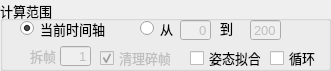
      <widget class="QGroupBox" name="keyRange_groupBox">
       <property name="geometry">
        <rect>
         <x>0</x>
         <y>70</y>
         <width>331</width>
         <height>71</height>
        </rect>
       </property>
       <property name="font">
        <font>
         <pointsize>10</pointsize>
         <weight>50</weight>
         <bold>false</bold>
         <stylestrategy>PreferDefault</stylestrategy>
         <kerning>true</kerning>
        </font>
       </property>
       <property name="title">
        <string>计算范围</string>
       </property>
       <widget class="QRadioButton" name="springActive_radioButton">
        <property name="geometry">
         <rect>
          <x>20</x>
          <y>20</y>
          <width>91</width>
          <height>17</height>
         </rect>
        </property>
        <property name="font">
         <font>
          <pointsize>10</pointsize>
          <weight>50</weight>
          <bold>false</bold>
          <stylestrategy>PreferDefault</stylestrategy>
          <kerning>true</kerning>
         </font>
        </property>
        <property name="toolTip">
         <string>当前时间轴显示范围</string>
        </property>
        <property name="text">
         <string>当前时间轴</string>
        </property>
        <property name="checked">
         <bool>true</bool>
        </property>
       </widget>
       <widget class="QRadioButton" name="springFrom_radioButton">
        <property name="geometry">
         <rect>
          <x>140</x>
          <y>20</y>
          <width>41</width>
          <height>17</height>
         </rect>
        </property>
        <property name="font">
         <font>
          <pointsize>10</pointsize>
          <weight>50</weight>
          <bold>false</bold>
          <stylestrategy>PreferDefault</stylestrategy>
          <kerning>true</kerning>
         </font>
        </property>
        <property name="text">
         <string>从</string>
        </property>
       </widget>
       <widget class="QLineEdit" name="springFrom_lineEdit">
        <property name="enabled">
         <bool>false</bool>
        </property>
        <property name="geometry">
         <rect>
          <x>180</x>
          <y>20</y>
          <width>31</width>
          <height>20</height>
         </rect>
        </property>
        <property name="font">
         <font>
          <pointsize>10</pointsize>
          <weight>50</weight>
          <bold>false</bold>
          <stylestrategy>PreferDefault</stylestrategy>
          <kerning>true</kerning>
         </font>
        </property>
        <property name="text">
         <string>0</string>
        </property>
        <property name="alignment">
         <set>Qt::AlignRight|Qt::AlignTrailing|Qt::AlignVCenter</set>
        </property>
       </widget>
       <widget class="QLabel" name="label_20">
        <property name="geometry">
         <rect>
          <x>220</x>
          <y>20</y>
          <width>16</width>
          <height>16</height>
         </rect>
        </property>
        <property name="font">
         <font>
          <pointsize>10</pointsize>
          <weight>50</weight>
          <bold>false</bold>
          <stylestrategy>PreferDefault</stylestrategy>
          <kerning>true</kerning>
         </font>
        </property>
        <property name="text">
         <string>到</string>
        </property>
       </widget>
       <widget class="QLineEdit" name="springEnd_lineEdit">
        <property name="enabled">
         <bool>false</bool>
        </property>
        <property name="geometry">
         <rect>
          <x>250</x>
          <y>20</y>
          <width>31</width>
          <height>20</height>
         </rect>
        </property>
        <property name="font">
         <font>
          <pointsize>10</pointsize>
          <weight>50</weight>
          <bold>false</bold>
          <stylestrategy>PreferDefault</stylestrategy>
          <kerning>true</kerning>
         </font>
        </property>
        <property name="text">
         <string>200</string>
        </property>
        <property name="alignment">
         <set>Qt::AlignRight|Qt::AlignTrailing|Qt::AlignVCenter</set>
        </property>
       </widget>
       <widget class="QLabel" name="label_23">
        <property name="enabled">
         <bool>false</bool>
        </property>
        <property name="geometry">
         <rect>
          <x>30</x>
          <y>48</y>
          <width>61</width>
          <height>16</height>
         </rect>
        </property>
        <property name="font">
         <font>
          <pointsize>10</pointsize>
          <weight>50</weight>
          <bold>false</bold>
          <stylestrategy>PreferDefault</stylestrategy>
          <kerning>true</kerning>
         </font>
        </property>
        <property name="toolTip">
         <string>&lt;html&gt;&lt;head/&gt;&lt;body&gt;&lt;p&gt;将一帧拆分成若干碎帧来进行细分计算，以捕捉非常快速移动的碰撞体&lt;/p&gt;&lt;p&gt;相应的会成倍增加计算时间，但能获得更精细的效果&lt;/p&gt;&lt;p&gt;默认为1，如设为5，则会以1/5帧为步进来计算&lt;/p&gt;&lt;/body&gt;&lt;/html&gt;</string>
        </property>
        <property name="text">
         <string>拆帧</string>
        </property>
       </widget>
       <widget class="QLineEdit" name="springSubDiv_lineEdit">
        <property name="enabled">
         <bool>false</bool>
        </property>
        <property name="geometry">
         <rect>
          <x>60</x>
          <y>46</y>
          <width>31</width>
          <height>20</height>
         </rect>
        </property>
        <property name="font">
         <font>
          <pointsize>10</pointsize>
          <weight>50</weight>
          <bold>false</bold>
          <stylestrategy>PreferDefault</stylestrategy>
          <kerning>true</kerning>
         </font>
        </property>
        <property name="text">
         <string>1</string>
        </property>
        <property name="alignment">
         <set>Qt::AlignRight|Qt::AlignTrailing|Qt::AlignVCenter</set>
        </property>
       </widget>
       <widget class="QCheckBox" name="springLoop_checkBox">
        <property name="geometry">
         <rect>
          <x>270</x>
          <y>50</y>
          <width>51</width>
          <height>16</height>
         </rect>
        </property>
        <property name="font">
         <font>
          <pointsize>10</pointsize>
          <weight>50</weight>
          <bold>false</bold>
          <stylestrategy>PreferDefault</stylestrategy>
          <kerning>true</kerning>
         </font>
        </property>
        <property name="toolTip">
         <string>&lt;html&gt;&lt;head/&gt;&lt;body&gt;&lt;p&gt;是否循环计算，以对齐首尾帧&lt;/p&gt;&lt;/body&gt;&lt;/html&gt;</string>
        </property>
        <property name="text">
         <string>循环</string>
        </property>
        <property name="checked">
         <bool>false</bool>
        </property>
       </widget>
       <widget class="QCheckBox" name="springClearSubFrame_checkBox">
        <property name="enabled">
         <bool>false</bool>
        </property>
        <property name="geometry">
         <rect>
          <x>100</x>
          <y>50</y>
          <width>71</width>
          <height>16</height>
         </rect>
        </property>
        <property name="font">
         <font>
          <pointsize>10</pointsize>
          <weight>50</weight>
          <bold>false</bold>
          <stylestrategy>PreferDefault</stylestrategy>
          <kerning>true</kerning>
         </font>
        </property>
        <property name="toolTip">
         <string>&lt;html&gt;&lt;head/&gt;&lt;body&gt;&lt;p&gt;在计算完成后清理不在整数上的细碎关键帧&lt;/p&gt;&lt;/body&gt;&lt;/html&gt;</string>
        </property>
        <property name="text">
         <string>清理碎帧</string>
        </property>
        <property name="checked">
         <bool>true</bool>
        </property>
       </widget>
       <widget class="QCheckBox" name="springPoseMatch_checkBox">
        <property name="enabled">
         <bool>true</bool>
        </property>
        <property name="geometry">
         <rect>
          <x>190</x>
          <y>50</y>
          <width>71</width>
          <height>16</height>
         </rect>
        </property>
        <property name="font">
         <font>
          <pointsize>10</pointsize>
          <weight>50</weight>
          <bold>false</bold>
          <stylestrategy>PreferDefault</stylestrategy>
          <kerning>true</kerning>
         </font>
        </property>
        <property name="toolTip">
         <string>&lt;html&gt;&lt;head/&gt;&lt;body&gt;&lt;p&gt;使计算结果尽量贴合已有的骨骼关键帧&lt;/p&gt;&lt;/body&gt;&lt;/html&gt;</string>
        </property>
        <property name="text">
         <string>姿态拟合</string>
        </property>
        <property name="checkable">
         <bool>true</bool>
        </property>
        <property name="checked">
         <bool>false</bool>
        </property>
       </widget>
      </widget>
